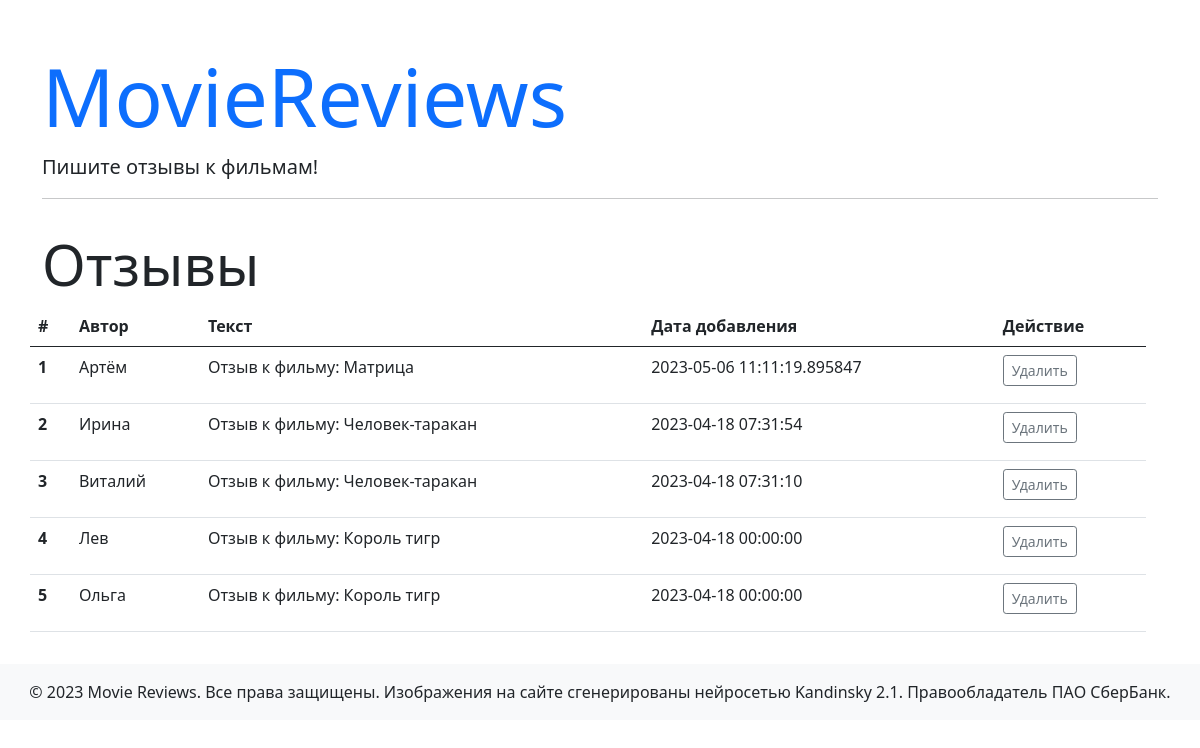
The app's page /reviews with its own data.
### app/models.py (models this page shows)
class Reviews(database.Model):
    review_id = database.Column(database.Integer, primary_key=True)                                             # ID отзыва
    author = database.Column(database.String(255), nullable=False)                                              # Имя автора отзыва
    review_text = database.Column(database.String(255), nullable=False)                                         # Текст отзыва
    created_at = database.Column(database.DateTime, default=datetime.utcnow)                                    # Дата создания отзыва
    rating = database.Column(database.Integer, nullable=False)                                                  # Оценка автора
    movie_id = database.Column(database.Integer, database.ForeignKey("movies.movie_id", ondelete="CASCADE"))     # ID фильма из таблицы фильмов
    movie = database.relationship("Movies", back_populates="reviews")                                           # Связь с фильмами из таблицы Movie

class Movies(database.Model):
    movie_id = database.Column(database.Integer, primary_key=True)                                              # ID фильма
    name = database.Column(database.String(255), nullable=False, unique=True)                                   # Название фильма
    description = database.Column(database.Text, nullable=False)                                                # Описание фильма
    image = database.Column(database.String(255), nullable=False)                                               # Постер фильма
    reviews = database.relationship("Reviews", back_populates="movie")                                          # Связь с отзывами из таблицы Reviews

### app/views.py (the view)
@application.route("/reviews")
def reviews():
    reviews = Reviews.query.order_by(Reviews.created_at.desc()).all()
    return render_template("reviews.html", reviews=reviews)

### app/templates/reviews.html (shortened to what this page needs)
{% extends "base.html" %}
{% block content %}
        <div class="row mb-3">
          <h1 class="mt-3 display-4">Отзывы</h1>
          <table class="table table-hover">
            <thead>
              <tr>
                <th scope="col">#</th>
                <th scope="col">Автор</th>
                <th scope="col">Текст</th>
                <th scope="col">Дата добавления</th>
                <th scope="col">Действие</th>
              </tr>
            </thead>
            <tbody>
              {% for review in reviews %}
              <tr>
                <th scope="row">{{ loop.index }}</th>
                <td>{{ review.author }}</td>
                <td>
                  <p>Отзыв к фильму: {{ review.movie.name }}</p>
                </td>
                <td>{{ review.created_at }}</td>
                <td>
                  <a href="{{ url_for('delete_review', review_id=review.review_id) }}" class="btn btn-sm btn-outline-secondary">Удалить</a>
                </td>
              </tr>
              {% endfor %}
            </tbody>
          </table>
        </div>
{% endblock content %}

### records on screen
Reviews: author "Артём", movie.name "Матрица", created_at "2023-05-06 11:11:19.895847"
Reviews: author "Ирина", movie.name "Человек-таракан", created_at "2023-04-18 07:31:54"
Reviews: author "Виталий", movie.name "Человек-таракан", created_at "2023-04-18 07:31:10"
Reviews: author "Лев", movie.name "Король тигр", created_at "2023-04-18 00:00:00"
Reviews: author "Ольга", movie.name "Король тигр", created_at "2023-04-18 00:00:00"
